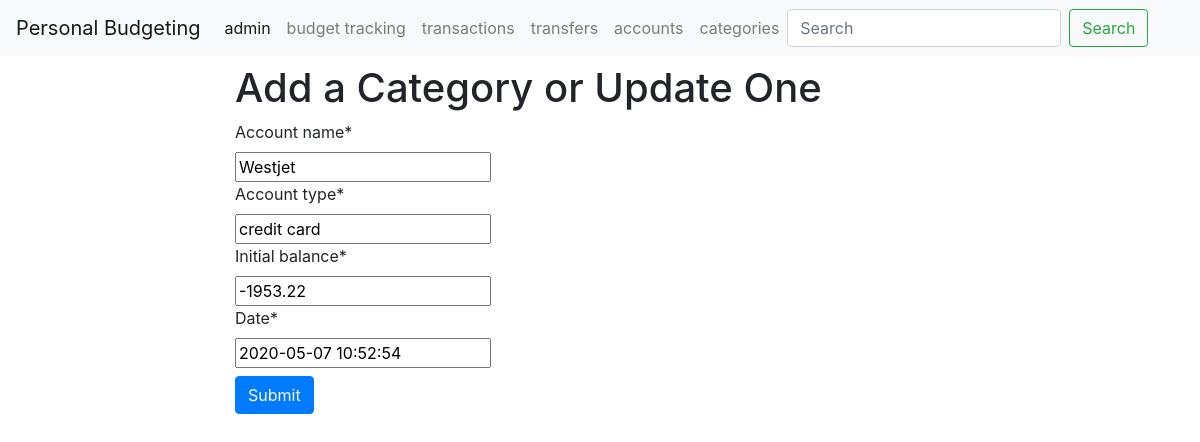
Screenshot of /accounts/3/update with the database file from the repository.
### accounts/models.py (models this page shows, shortened)
class Account(models.Model):
    account_name = models.CharField (max_length = 200)
    account_type = models.CharField (max_length = 200)
    initial_balance = models.FloatField()
    date = models.DateTimeField()

### accounts/views.py (the view)
# urls.py: path('<int:pk>/update', UpdateAccount.as_view(), name='accounts-update'),
class UpdateAccount(UpdateView):
     template_name = 'accounts/accounts_form.html'
     form_class = AccountForm
     success_url = reverse_lazy('accounts-index')
     model = Account

### accounts/forms.py
class AccountForm(forms.ModelForm):
    class Meta:
        model = Account
        fields ='__all__'

### templates/accounts/accounts_form.html (shortened to what this page needs)
{% extends 'base.html' %}
{% load crispy_forms_tags %}
{% block content %}
<div class="container">
      <div class="row justify-content-center">
        <div class="col-8">
          <h1 class="mt-2">Add a Category or Update One</h1>
  <form method="post">
    {{ form|crispy }}
    <button type="submit" class="btn btn-primary">Submit</button>
  </form>
{% endblock %}

### rows the page displays
Account: account_name "Westjet", account_type "credit card", initial_balance "-1953.22", date "2020-05-07 10:52:54"
